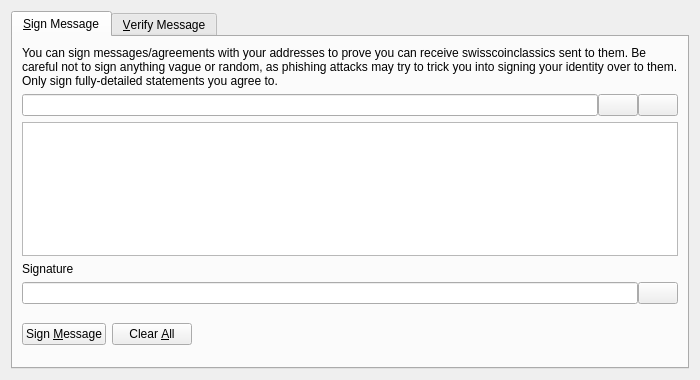
<?xml version="1.0" encoding="UTF-8"?>
<ui version="4.0">
 <class>SignVerifyMessageDialog</class>
 <widget class="QDialog" name="SignVerifyMessageDialog">
  <property name="geometry">
   <rect>
    <x>0</x>
    <y>0</y>
    <width>700</width>
    <height>380</height>
   </rect>
  </property>
  <property name="windowTitle">
   <string>Signatures - Sign / Verify a Message</string>
  </property>
  <property name="styleSheet">
   <string notr="true"/>
  </property>
  <property name="modal">
   <bool>true</bool>
  </property>
  <layout class="QVBoxLayout" name="verticalLayout">
   <item>
    <widget class="QTabWidget" name="tabWidget">
     <property name="currentIndex">
      <number>0</number>
     </property>
     <widget class="QWidget" name="tabSignMessage">
      <attribute name="title">
       <string>&amp;Sign Message</string>
      </attribute>
      <layout class="QVBoxLayout" name="verticalLayout_SM">
       <item>
        <widget class="QLabel" name="infoLabel_SM">
         <property name="text">
          <string>You can sign messages/agreements with your addresses to prove you can receive swisscoinclassics sent to them. Be careful not to sign anything vague or random, as phishing attacks may try to trick you into signing your identity over to them. Only sign fully-detailed statements you agree to.</string>
         </property>
         <property name="textFormat">
          <enum>Qt::PlainText</enum>
         </property>
         <property name="wordWrap">
          <bool>true</bool>
         </property>
        </widget>
       </item>
       <item>
        <layout class="QHBoxLayout" name="horizontalLayout_1_SM">
         <property name="spacing">
          <number>0</number>
         </property>
         <item>
          <widget class="QValidatedLineEdit" name="addressIn_SM">
           <property name="toolTip">
            <string>The SwissCoin Classic address to sign the message with</string>
           </property>
          </widget>
         </item>
         <item>
          <widget class="QPushButton" name="addressBookButton_SM">
           <property name="toolTip">
            <string>Choose previously used address</string>
           </property>
           <property name="styleSheet">
            <string notr="true"/>
           </property>
           <property name="text">
            <string/>
           </property>
           <property name="icon">
            <iconset>
             <normaloff>:/icons/address-book</normaloff>:/icons/address-book</iconset>
           </property>
           <property name="shortcut">
            <string>Alt+A</string>
           </property>
           <property name="autoDefault">
            <bool>false</bool>
           </property>
          </widget>
         </item>
         <item>
          <widget class="QPushButton" name="pasteButton_SM">
           <property name="toolTip">
            <string>Paste address from clipboard</string>
           </property>
           <property name="styleSheet">
            <string notr="true"/>
           </property>
           <property name="text">
            <string/>
           </property>
           <property name="icon">
            <iconset>
             <normaloff>:/icons/editpaste</normaloff>:/icons/editpaste</iconset>
           </property>
           <property name="shortcut">
            <string>Alt+P</string>
           </property>
           <property name="autoDefault">
            <bool>false</bool>
           </property>
          </widget>
         </item>
        </layout>
       </item>
       <item>
        <widget class="QPlainTextEdit" name="messageIn_SM">
         <property name="toolTip">
          <string>Enter the message you want to sign here</string>
         </property>
        </widget>
       </item>
       <item>
        <widget class="QLabel" name="signatureLabel_SM">
         <property name="text">
          <string>Signature</string>
         </property>
         <property name="textFormat">
          <enum>Qt::PlainText</enum>
         </property>
        </widget>
       </item>
       <item>
        <layout class="QHBoxLayout" name="horizontalLayout_2_SM">
         <property name="spacing">
          <number>0</number>
         </property>
         <item>
          <widget class="QLineEdit" name="signatureOut_SM">
           <property name="font">
            <font>
             <italic>true</italic>
            </font>
           </property>
           <property name="readOnly">
            <bool>true</bool>
           </property>
          </widget>
         </item>
         <item>
          <widget class="QPushButton" name="copySignatureButton_SM">
           <property name="toolTip">
            <string>Copy the current signature to the system clipboard</string>
           </property>
           <property name="styleSheet">
            <string notr="true"/>
           </property>
           <property name="text">
            <string/>
           </property>
           <property name="icon">
            <iconset>
             <normaloff>:/icons/editcopy</normaloff>:/icons/editcopy</iconset>
           </property>
           <property name="autoDefault">
            <bool>false</bool>
           </property>
          </widget>
         </item>
        </layout>
       </item>
       <item>
        <layout class="QHBoxLayout" name="horizontalLayout_3_SM">
         <item>
          <widget class="QPushButton" name="signMessageButton_SM">
           <property name="toolTip">
            <string>Sign the message to prove you own this SwissCoin Classic address</string>
           </property>
           <property name="styleSheet">
            <string notr="true"/>
           </property>
           <property name="text">
            <string>Sign &amp;Message</string>
           </property>
           <property name="icon">
            <iconset>
             <normaloff>:/icons/edit</normaloff>:/icons/edit</iconset>
           </property>
           <property name="autoDefault">
            <bool>false</bool>
           </property>
          </widget>
         </item>
         <item>
          <widget class="QPushButton" name="clearButton_SM">
           <property name="toolTip">
            <string>Reset all sign message fields</string>
           </property>
           <property name="styleSheet">
            <string notr="true"/>
           </property>
           <property name="text">
            <string>Clear &amp;All</string>
           </property>
           <property name="icon">
            <iconset>
             <normaloff>:/icons/remove</normaloff>:/icons/remove</iconset>
           </property>
           <property name="autoDefault">
            <bool>false</bool>
           </property>
          </widget>
         </item>
         <item>
          <spacer name="horizontalSpacer_1_SM">
           <property name="orientation">
            <enum>Qt::Horizontal</enum>
           </property>
           <property name="sizeHint" stdset="0">
            <size>
             <width>40</width>
             <height>48</height>
            </size>
           </property>
          </spacer>
         </item>
         <item>
          <widget class="QLabel" name="statusLabel_SM">
           <property name="font">
            <font>
             <weight>75</weight>
             <bold>true</bold>
            </font>
           </property>
           <property name="text">
            <string/>
           </property>
           <property name="wordWrap">
            <bool>true</bool>
           </property>
          </widget>
         </item>
         <item>
          <spacer name="horizontalSpacer_2_SM">
           <property name="orientation">
            <enum>Qt::Horizontal</enum>
           </property>
           <property name="sizeHint" stdset="0">
            <size>
             <width>40</width>
             <height>48</height>
            </size>
           </property>
          </spacer>
         </item>
        </layout>
       </item>
      </layout>
     </widget>
     <widget class="QWidget" name="tabVerifyMessage">
      <attribute name="title">
       <string>&amp;Verify Message</string>
      </attribute>
      <layout class="QVBoxLayout" name="verticalLayout_VM">
       <item>
        <widget class="QLabel" name="infoLabel_VM">
         <property name="text">
          <string>Enter the receiver's address, message (ensure you copy line breaks, spaces, tabs, etc. exactly) and signature below to verify the message. Be careful not to read more into the signature than what is in the signed message itself, to avoid being tricked by a man-in-the-middle attack. Note that this only proves the signing party receives with the address, it cannot prove sendership of any transaction!</string>
         </property>
         <property name="textFormat">
          <enum>Qt::PlainText</enum>
         </property>
         <property name="alignment">
          <set>Qt::AlignLeading|Qt::AlignLeft|Qt::AlignTop</set>
         </property>
         <property name="wordWrap">
          <bool>true</bool>
         </property>
        </widget>
       </item>
       <item>
        <layout class="QHBoxLayout" name="horizontalLayout_1_VM">
         <property name="spacing">
          <number>0</number>
         </property>
         <item>
          <widget class="QValidatedLineEdit" name="addressIn_VM">
           <property name="toolTip">
            <string>The SwissCoin Classic address the message was signed with</string>
           </property>
           <property name="styleSheet">
            <string notr="true"/>
           </property>
          </widget>
         </item>
         <item>
          <widget class="QPushButton" name="addressBookButton_VM">
           <property name="toolTip">
            <string>Choose previously used address</string>
           </property>
           <property name="styleSheet">
            <string notr="true"/>
           </property>
           <property name="text">
            <string/>
           </property>
           <property name="icon">
            <iconset>
             <normaloff>:/icons/address-book</normaloff>:/icons/address-book</iconset>
           </property>
           <property name="shortcut">
            <string>Alt+A</string>
           </property>
           <property name="autoDefault">
            <bool>false</bool>
           </property>
          </widget>
         </item>
        </layout>
       </item>
       <item>
        <widget class="QPlainTextEdit" name="messageIn_VM">
         <property name="styleSheet">
          <string notr="true"/>
         </property>
        </widget>
       </item>
       <item>
        <widget class="QValidatedLineEdit" name="signatureIn_VM">
         <property name="styleSheet">
          <string notr="true"/>
         </property>
        </widget>
       </item>
       <item>
        <layout class="QHBoxLayout" name="horizontalLayout_2_VM">
         <item>
          <widget class="QPushButton" name="verifyMessageButton_VM">
           <property name="toolTip">
            <string>Verify the message to ensure it was signed with the specified SwissCoin Classic address</string>
           </property>
           <property name="styleSheet">
            <string notr="true"/>
           </property>
           <property name="text">
            <string>Verify &amp;Message</string>
           </property>
           <property name="icon">
            <iconset>
             <normaloff>:/icons/transaction_0</normaloff>:/icons/transaction_0</iconset>
           </property>
           <property name="autoDefault">
            <bool>false</bool>
           </property>
          </widget>
         </item>
         <item>
          <widget class="QPushButton" name="clearButton_VM">
           <property name="toolTip">
            <string>Reset all verify message fields</string>
           </property>
           <property name="styleSheet">
            <string notr="true"/>
           </property>
           <property name="text">
            <string>Clear &amp;All</string>
           </property>
           <property name="icon">
            <iconset>
             <normaloff>:/icons/remove</normaloff>:/icons/remove</iconset>
           </property>
           <property name="autoDefault">
            <bool>false</bool>
           </property>
          </widget>
         </item>
         <item>
          <spacer name="horizontalSpacer_1_VM">
           <property name="orientation">
            <enum>Qt::Horizontal</enum>
           </property>
           <property name="sizeHint" stdset="0">
            <size>
             <width>40</width>
             <height>48</height>
            </size>
           </property>
          </spacer>
         </item>
         <item>
          <widget class="QLabel" name="statusLabel_VM">
           <property name="font">
            <font>
             <weight>75</weight>
             <bold>true</bold>
            </font>
           </property>
           <property name="text">
            <string/>
           </property>
           <property name="wordWrap">
            <bool>true</bool>
           </property>
          </widget>
         </item>
         <item>
          <spacer name="horizontalSpacer_2_VM">
           <property name="orientation">
            <enum>Qt::Horizontal</enum>
           </property>
           <property name="sizeHint" stdset="0">
            <size>
             <width>40</width>
             <height>48</height>
            </size>
           </property>
          </spacer>
         </item>
        </layout>
       </item>
      </layout>
     </widget>
    </widget>
   </item>
  </layout>
 </widget>
 <customwidgets>
  <customwidget>
   <class>QValidatedLineEdit</class>
   <extends>QLineEdit</extends>
   <header>qvalidatedlineedit.h</header>
  </customwidget>
 </customwidgets>
 <resources/>
 <connections/>
</ui>
